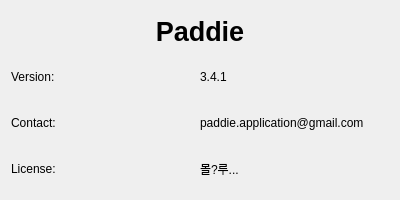
<?xml version="1.0" encoding="UTF-8"?>
<ui version="4.0">
 <class>InformationWindow</class>
 <widget class="QWidget" name="InformationWindow">
  <property name="geometry">
   <rect>
    <x>0</x>
    <y>0</y>
    <width>400</width>
    <height>200</height>
   </rect>
  </property>
  <layout class="QVBoxLayout" name="verticalLayout">
   <item>
    <widget class="QLabel" name="label_program_text">
     <property name="font">
      <font>
       <pointsize>20</pointsize>
       <weight>75</weight>
       <bold>true</bold>
      </font>
     </property>
     <property name="text">
      <string>Paddie</string>
     </property>
     <property name="alignment">
      <set>Qt::AlignCenter</set>
     </property>
    </widget>
   </item>
   <item>
    <layout class="QHBoxLayout" name="horizontalLayout">
     <property name="spacing">
      <number>0</number>
     </property>
     <item>
      <widget class="QLabel" name="label_version">
       <property name="text">
        <string>Version: </string>
       </property>
      </widget>
     </item>
     <item>
      <widget class="QLabel" name="label_version_text">
       <property name="text">
        <string>3.4.1</string>
       </property>
       <property name="alignment">
        <set>Qt::AlignJustify|Qt::AlignVCenter</set>
       </property>
      </widget>
     </item>
    </layout>
   </item>
   <item>
    <layout class="QHBoxLayout" name="horizontalLayout_2">
     <property name="spacing">
      <number>0</number>
     </property>
     <item>
      <widget class="QLabel" name="label_contact">
       <property name="text">
        <string>Contact: </string>
       </property>
      </widget>
     </item>
     <item>
      <widget class="QLabel" name="label_contact_text">
       <property name="text">
        <string>paddie.application@gmail.com</string>
       </property>
       <property name="alignment">
        <set>Qt::AlignJustify|Qt::AlignVCenter</set>
       </property>
      </widget>
     </item>
    </layout>
   </item>
   <item>
    <layout class="QHBoxLayout" name="horizontalLayout_3">
     <property name="spacing">
      <number>0</number>
     </property>
     <item>
      <widget class="QLabel" name="label_license">
       <property name="text">
        <string>License: </string>
       </property>
      </widget>
     </item>
     <item>
      <widget class="QLabel" name="label_license_text">
       <property name="text">
        <string>몰?루...</string>
       </property>
       <property name="alignment">
        <set>Qt::AlignJustify|Qt::AlignVCenter</set>
       </property>
      </widget>
     </item>
    </layout>
   </item>
  </layout>
 </widget>
 <resources/>
 <connections/>
</ui>
